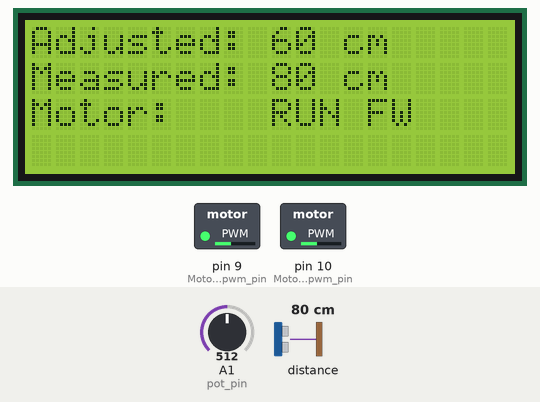
The sketch below on a simulated Arduino Uno, built with avr-gcc and run on an emulated ATmega328P. On the bench: 20×4 character LCD, switched loads named in the sketch (green lamp = pin HIGH). The test bench sets the inputs (shaded band); at power-on: A1 (pot_pin) = 512, distance to the obstacle 80 cm. What the sketch prints to the serial monitor is not drawn.

Above: at 1.2 s.
1.3 s: A1 (pot_pin) set to 664
At 1.7 s:
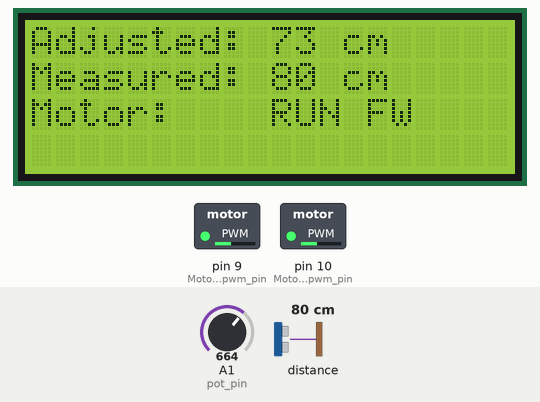
2.8 s: A1 (pot_pin) set to 690
At 4.0 s:
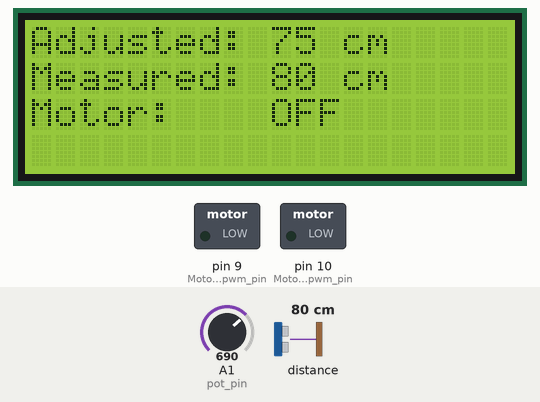
4.3 s: distance to the obstacle set to 73 cm
At 5.5 s:
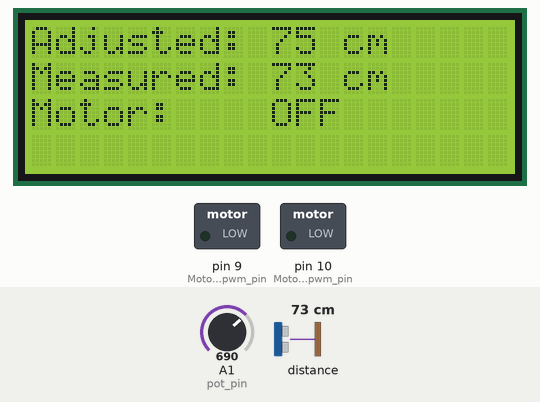
5.8 s: distance to the obstacle set to 64 cm
At 6.7 s:
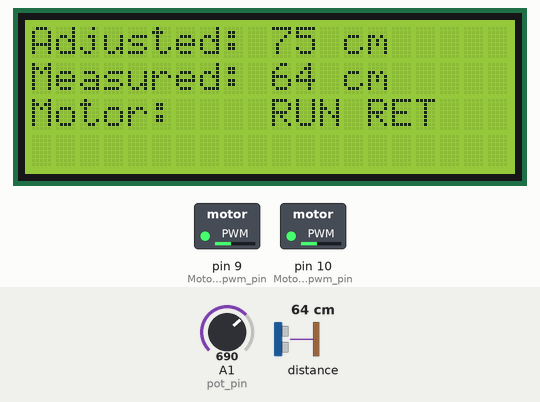
8.8 s: A1 (pot_pin) set to 716
10.4 s: distance to the obstacle set to 2 cm
At 11.5 s:
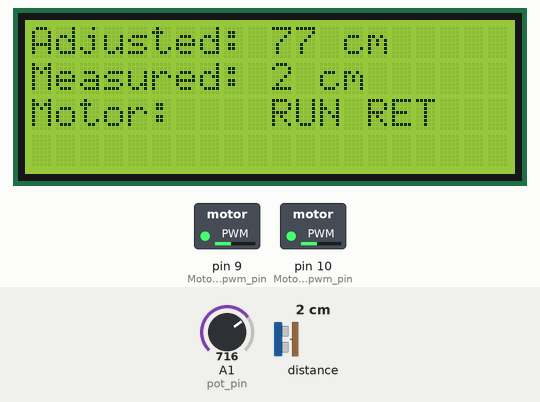
Timing chart, 0 to 12.9 s (numbered marks = the images above; inputs shaded):
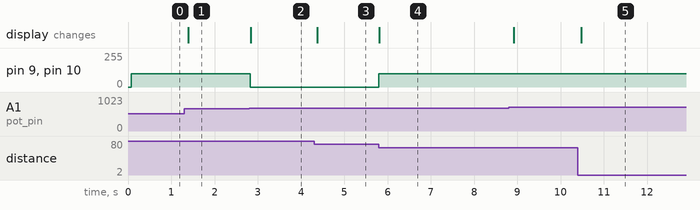

Measured:
- the behaviour switches between 681 and 682 on A1 (pot_pin) (found by bisection; images 1 and 2)
- the behaviour switches between 70 and 69 cm on distance to the obstacle (found by bisection; images 3 and 4)
- after the input at 1.3 s, the display: changes after 0.10 s (image 1)
- after the input at 2.8 s, pin 9 (Motor_L_pwm_pin), pin 10 (Motor_R_pwm_pin): 100/255 → 0/255 at once; the display: changes at once (image 2)
- after the input at 4.3 s, the display: changes after 0.08 s (image 3)
- after the input at 5.8 s, pin 9 (Motor_L_pwm_pin), pin 10 (Motor_R_pwm_pin): 0/255 → 100/255 at once; the display: changes at once (image 4)
- after the input at 10.4 s, the display: changes after 0.08 s (image 5)

The sketch:

lidarex3.ino
```cpp
#include <Wire.h>
#include <LIDARLite.h>
#include <LiquidCrystal.h>

#define Motor_L_dir_pin 7
#define Motor_R_dir_pin 8
#define Motor_L_pwm_pin 9
#define Motor_R_pwm_pin 10

//------Right motor
#define outputA_R 24  //CLK to D24
#define outputB_R 2   //DT to D2
//------Left motor
#define outputA_L 23  //CLK to D23
#define outputB_L 3   //DT to D3

#define Motor_forward 0
#define Motor_return 1

const int rs = 37, en = 36, d4 = 35, d5 = 34, d6 = 33, d7 = 32;
LiquidCrystal lcd(rs, en, d4, d5, d6, d7);

const int pot_max_value = 982;
const int pot_min_value = 19;
const float distance_per_pot_step = 80.0 / (pot_max_value - pot_min_value); // range from 20cm to 1m
const int pot_pin = A1; // analog pin for the potentiometer, which defines the turning heading 0-360

// Globals
LIDARLite lidarLite;
int cal_cnt = 0;

int run_speed = 100;
int y_speed = 100;

int potValue = 0;
int potDist = 0;

int measuredDist = 0;
int adjustedDist = 0;
int fixedDist = 30;
String motorStatus = "OFF";

void setup()
{
  Serial.begin(9600); // Initialize serial connection to display distance readings

  lcd.begin(20, 4);
  Wire.begin();
  lidarLite.begin(0, true); // Set configuration to default and I2C to 400 kHz
  lidarLite.configure(1); // Change this number to try out alternate configurations
}

void loop()
{

  //=============== Distance control ==================

  // At the beginning of every 100 readings,
  // take a measurement with receiver bias correction
  int newMeasuredDist = 0;
  if ( cal_cnt == 0 ) {
    newMeasuredDist = lidarLite.distance();      // With bias correction
  } else {
    newMeasuredDist = lidarLite.distance(false); // Without bias correction
  }

  if (abs(measuredDist - newMeasuredDist) > 5 || measuredDist == 0) {
    measuredDist = newMeasuredDist;
  }

  potValue = analogRead(pot_pin);
  Serial.println(potValue);
  adjustedDist = ((potValue - pot_min_value) * distance_per_pot_step) + 20; //


  //=============== Motor control ==================

  if (abs(adjustedDist - measuredDist) < 6) {
    y_speed = 0;
    motorStatus = "OFF";
  } else if ((adjustedDist - measuredDist) < -5) {
    digitalWrite(Motor_R_dir_pin, Motor_forward);
    digitalWrite(Motor_L_dir_pin, Motor_forward);
    y_speed = 100;
    motorStatus = "RUN FW";
    Serial.println("forward");
  } else if ((adjustedDist - measuredDist) > 5) {
    digitalWrite(Motor_R_dir_pin, Motor_return);
    digitalWrite(Motor_L_dir_pin, Motor_return);
    y_speed = 100;
    motorStatus = "RUN RET";
    Serial.println("back");
  }

  analogWrite(Motor_L_pwm_pin, y_speed);
  analogWrite(Motor_R_pwm_pin, y_speed);


  //=============== LCD control ==================

  lcd.clear();
  lcd.setCursor(0, 0);
  lcd.print("Adjusted: " + String(adjustedDist) + " cm");
  lcd.setCursor(0, 1);
  lcd.print("Measured: " + String(measuredDist) + " cm");
  lcd.setCursor(0, 2);
  lcd.print("Motor:    " + String(motorStatus));

  // Increment reading counter
  cal_cnt++;
  cal_cnt = cal_cnt % 100;

  delay(100);
}
```
